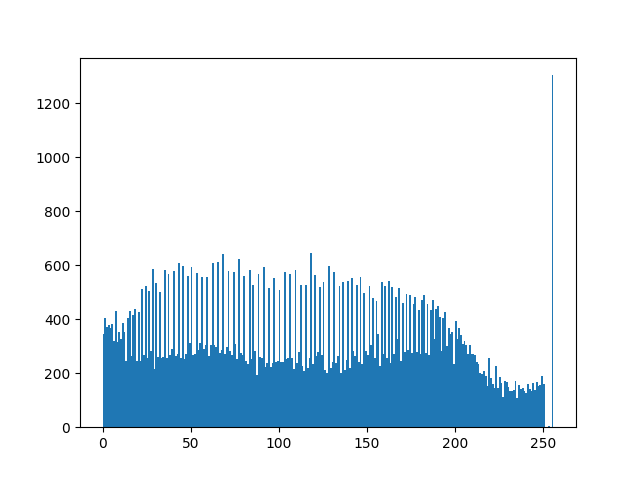
#> input picture Atividade_7/images/histograms/image1_equalized_hsi.png, 640 x 480 px, given in place of image1_rgb.bmp, which was not available
$ jupyter execute exercicio3.ipynb
#> lines starting #> are read from the running program, lines starting #| are printed output that depends on the picture; after the words box and inside, x2 and y2 are one past the last pixel; in counts of white or black regions, pixels touching at a corner belong together; pictures that were not available may be replaced by others from this repository, and a replacement may not be noted
[cell 1]
import numpy as np
from PIL import Image
import os
import cv2
import matplotlib.pyplot as plt

FILES_DIR = os.path.abspath('tmp')

[cell 2]
def createHistogram(image, imageName, equalized = False):
    I = np.asarray(image)[:, :, 2]

    if equalized:
        imageName = imageName + '_equalized'

    plt.hist(I.flatten(), 256, [0, 256])
    plt.savefig(f'{FILES_DIR}/histograms/{imageName}_hsi.png')
    plt.show()

def convertHSI(image, imageName):
#> called with imageName = 'image1'
    hsvImg = cv2.cvtColor(image, cv2.COLOR_RGB2HSV)
#> hsvImg: shape (480, 640, 3); mean H, S, V 2.4, 28, 242.6

    H, S, V = cv2.split(hsvImg)
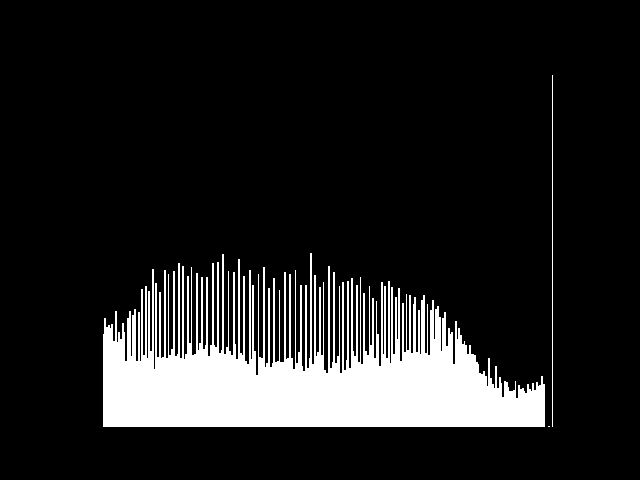
#> H: shape (480, 640); values 0 (black) and 18 (white), 13.3% white; 3 white regions (1 under 20 px), largest, box (x1, y1, x2, y2) and area: (103, 253, 545, 427) 40356, (552, 75, 553, 427) 352
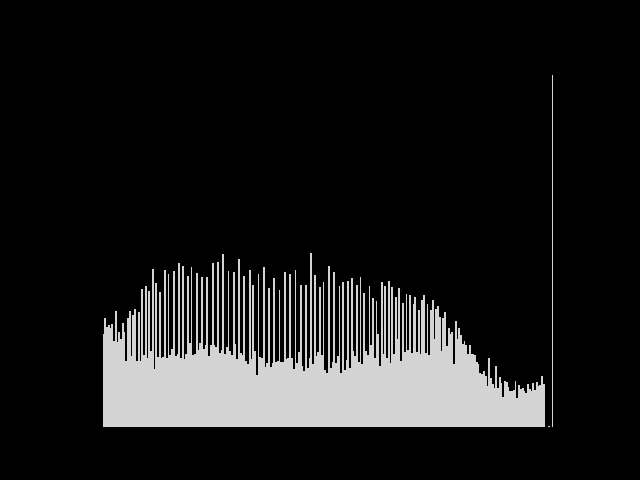
#> S: shape (480, 640); min 0, max 212, mean 28
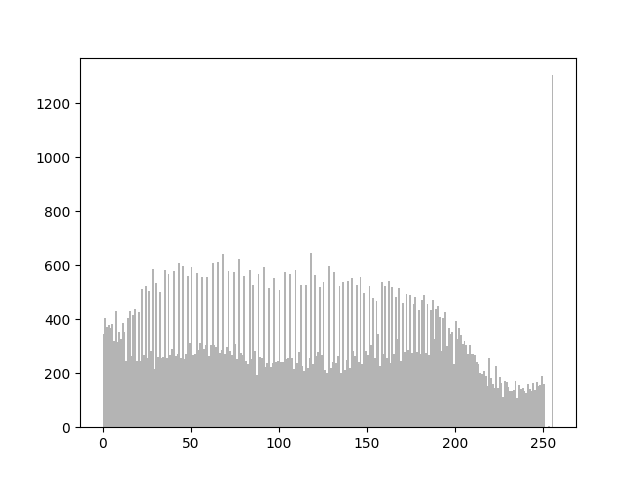
#> V: shape (480, 640); min 0, max 255, mean 242.6

    hist, _ = np.histogram(V.flatten(), 256, [0,256])
#> hist = 256 values, max 259732 at index 255, min 0 at index 35, mean 1200
    distance = hist.cumsum() / (V.shape[0] * V.shape[1])
#> distance = 256 values from 0.00638 to 1
    transformer =  np.clip(distance * 255, 0, 255).astype(np.uint8)
#> transformer = 256 values from 1 to 255

    V = cv2.LUT(V, transformer)
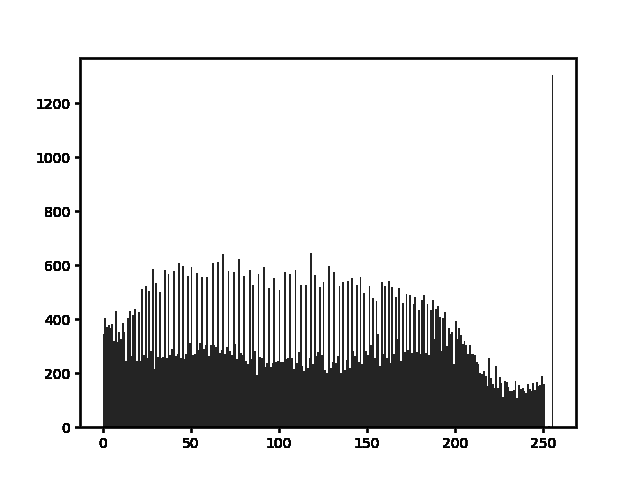
#> V: shape (480, 640); min 1, max 255, mean 220.8

    equalizedImage = cv2.merge([H, S, V])
#> equalizedImage: shape (480, 640, 3); mean H, S, V 2.4, 28, 220.8
    equalizedImage = cv2.cvtColor(equalizedImage, cv2.COLOR_HSV2RGB)
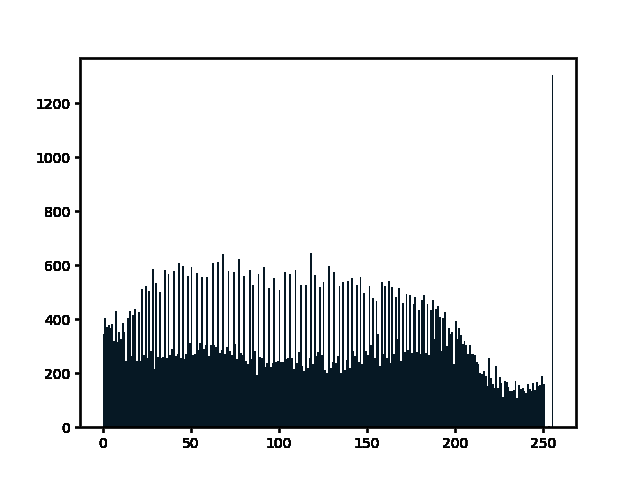
#> equalizedImage: shape (480, 640, 3); mean B, G, R 220.8, 219.2, 216.9
    equalizedImage = cv2.cvtColor(equalizedImage, cv2.COLOR_BGR2RGB)

    hsvShowImg = Image.fromarray(hsvImg)
    equalizedImage = Image.fromarray(equalizedImage)

    print('Imagem HSI:')
    hsvShowImg.show()
    hsvShowImg.save(f'{FILES_DIR}/hsi/{imageName}_hsi.bmp')
    createHistogram(hsvShowImg, imageName)
#> in createHistogram, `plt.savefig(f'{FILES_DIR}/histograms/{imageName}_hsi.png')`:
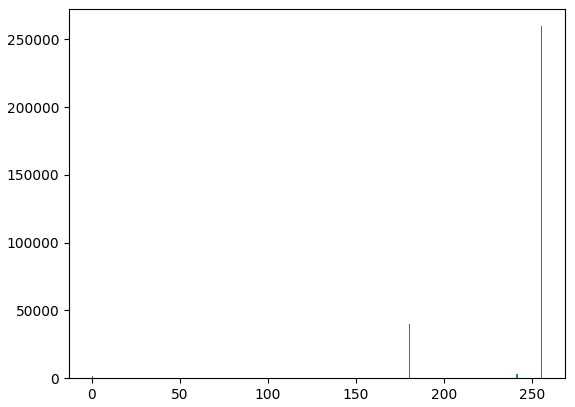
#> figure drawn by matplotlib, 1 panel; tallest bar 259732 high, from x = 255 to 256

    print('Imagem HSI Equalizada:')
    equalizedImage.show()
    equalizedImage.save(f'{FILES_DIR}/equalized/{imageName}_equalized.bmp')
    createHistogram(equalizedImage, imageName, True)

[cell 3]
os.makedirs(f'{FILES_DIR}/hsi/', exist_ok = True)
os.makedirs(f'{FILES_DIR}/histograms/', exist_ok = True)
os.makedirs(f'{FILES_DIR}/equalized/', exist_ok = True)

images = [
    'image1',
    'image2',
    'image3'
]

for imageName in images:
    print(f'Imagem {imageName}:')

    image = Image.open(f'{FILES_DIR}/original/{imageName}_rgb.bmp').convert('RGB')
    image.show()

    image = cv2.imread(f'{FILES_DIR}/original/{imageName}_rgb.bmp')
    convertHSI(image, imageName)
#> pass 2 of the loop `for imageName in images:`:
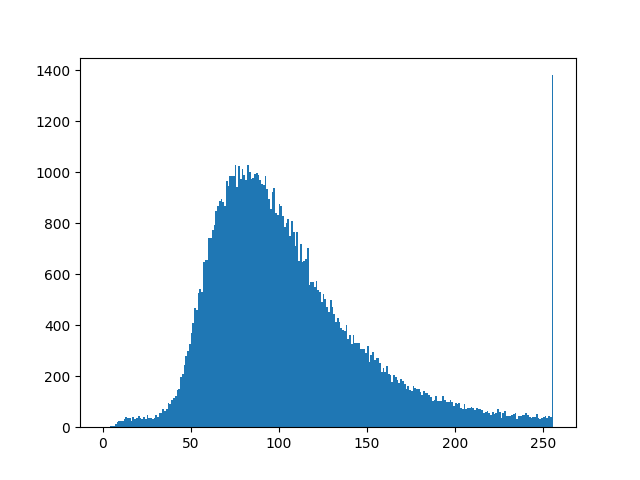
#> input picture Atividade_7/images/histograms/image1_hsi.png, 640 x 480 px, given in place of image2_rgb.bmp, which was not available
#> hsvImg: shape (480, 640, 3); mean H, S, V 2.2, 26.2, 243.1
#> in convertHSI (call 2), `H, S, V = cv2.split(hsvImg)`:
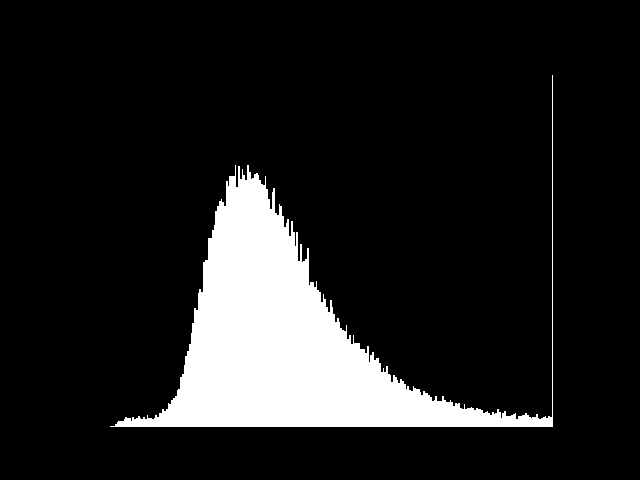
#> H: shape (480, 640); values 0 (black) and 18 (white), 12.4% white; 1 white region, box (x1, y1, x2, y2) and area: (110, 75, 553, 427) 38188
#> hist = 256 values, max 262049 at index 255, min 0 at index 35, mean 1200
#> distance = 256 values from 0.00646 to 1
#> in createHistogram (call 3), `plt.savefig(f'{FILES_DIR}/histograms/{imageName}_hsi.png')`:
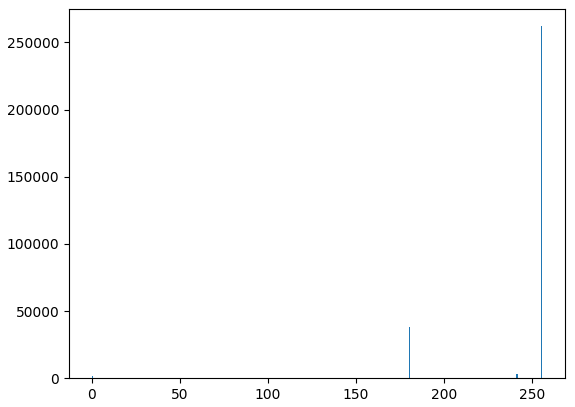
#> figure drawn by matplotlib, 1 panel; tallest bar 262049 high, from x = 255 to 256
